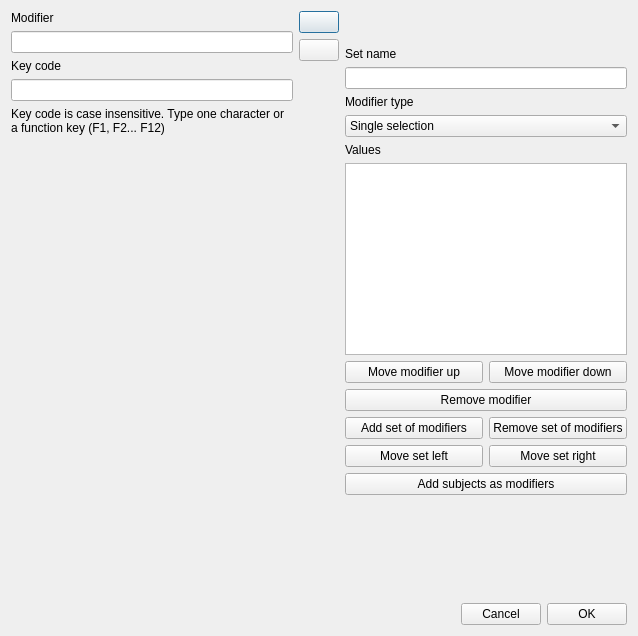
<?xml version="1.0" encoding="UTF-8"?>
<ui version="4.0">
 <class>Dialog</class>
 <widget class="QDialog" name="Dialog">
  <property name="geometry">
   <rect>
    <x>0</x>
    <y>0</y>
    <width>638</width>
    <height>636</height>
   </rect>
  </property>
  <property name="windowTitle">
   <string>Set modifiers</string>
  </property>
  <layout class="QVBoxLayout" name="verticalLayout_5">
   <item>
    <layout class="QVBoxLayout" name="verticalLayout_4">
     <item>
      <layout class="QHBoxLayout" name="horizontalLayout_5">
       <item>
        <layout class="QVBoxLayout" name="verticalLayout_2">
         <item>
          <widget class="QLabel" name="lbModifier">
           <property name="text">
            <string>Modifier</string>
           </property>
          </widget>
         </item>
         <item>
          <widget class="QLineEdit" name="leModifier"/>
         </item>
         <item>
          <widget class="QLabel" name="lbCode">
           <property name="text">
            <string>Key code</string>
           </property>
          </widget>
         </item>
         <item>
          <widget class="QLineEdit" name="leCode"/>
         </item>
         <item>
          <widget class="QLabel" name="lbCodeHelp">
           <property name="text">
            <string>Key code is case insensitive. Type one character or a function key (F1, F2... F12)</string>
           </property>
           <property name="wordWrap">
            <bool>true</bool>
           </property>
          </widget>
         </item>
         <item>
          <spacer name="verticalSpacer">
           <property name="orientation">
            <enum>Qt::Vertical</enum>
           </property>
           <property name="sizeHint" stdset="0">
            <size>
             <width>20</width>
             <height>40</height>
            </size>
           </property>
          </spacer>
         </item>
        </layout>
       </item>
       <item>
        <layout class="QVBoxLayout" name="verticalLayout_3">
         <item>
          <widget class="QPushButton" name="pbAddModifier">
           <property name="text">
            <string/>
           </property>
          </widget>
         </item>
         <item>
          <widget class="QPushButton" name="pbModifyModifier">
           <property name="text">
            <string/>
           </property>
          </widget>
         </item>
         <item>
          <spacer name="verticalSpacer_2">
           <property name="orientation">
            <enum>Qt::Vertical</enum>
           </property>
           <property name="sizeHint" stdset="0">
            <size>
             <width>20</width>
             <height>40</height>
            </size>
           </property>
          </spacer>
         </item>
        </layout>
       </item>
       <item>
        <layout class="QVBoxLayout" name="verticalLayout">
         <item>
          <widget class="QTabWidget" name="tabWidgetModifiersSets">
           <property name="maximumSize">
            <size>
             <width>16777215</width>
             <height>30</height>
            </size>
           </property>
           <property name="tabPosition">
            <enum>QTabWidget::North</enum>
           </property>
           <property name="tabShape">
            <enum>QTabWidget::Rounded</enum>
           </property>
           <property name="currentIndex">
            <number>-1</number>
           </property>
           <property name="elideMode">
            <enum>Qt::ElideNone</enum>
           </property>
           <property name="documentMode">
            <bool>true</bool>
           </property>
          </widget>
         </item>
         <item>
          <widget class="QLabel" name="lbSetName">
           <property name="text">
            <string>Set name</string>
           </property>
          </widget>
         </item>
         <item>
          <widget class="QLineEdit" name="leSetName"/>
         </item>
         <item>
          <widget class="QLabel" name="lbType">
           <property name="text">
            <string>Modifier type</string>
           </property>
          </widget>
         </item>
         <item>
          <widget class="QComboBox" name="cbType">
           <item>
            <property name="text">
             <string>Single selection</string>
            </property>
           </item>
           <item>
            <property name="text">
             <string>Multiple selection</string>
            </property>
           </item>
           <item>
            <property name="text">
             <string>Numeric</string>
            </property>
           </item>
          </widget>
         </item>
         <item>
          <widget class="QLabel" name="lbValues">
           <property name="text">
            <string>Values</string>
           </property>
          </widget>
         </item>
         <item>
          <widget class="QListWidget" name="lwModifiers"/>
         </item>
         <item>
          <layout class="QHBoxLayout" name="horizontalLayout">
           <item>
            <widget class="QPushButton" name="pbMoveUp">
             <property name="text">
              <string>Move modifier up</string>
             </property>
            </widget>
           </item>
           <item>
            <widget class="QPushButton" name="pbMoveDown">
             <property name="text">
              <string>Move modifier down</string>
             </property>
            </widget>
           </item>
          </layout>
         </item>
         <item>
          <widget class="QPushButton" name="pbRemoveModifier">
           <property name="text">
            <string>Remove modifier</string>
           </property>
          </widget>
         </item>
         <item>
          <layout class="QHBoxLayout" name="horizontalLayout_3">
           <item>
            <widget class="QPushButton" name="pbAddSet">
             <property name="text">
              <string>Add set of modifiers</string>
             </property>
            </widget>
           </item>
           <item>
            <widget class="QPushButton" name="pbRemoveSet">
             <property name="text">
              <string>Remove set of modifiers</string>
             </property>
            </widget>
           </item>
          </layout>
         </item>
         <item>
          <layout class="QHBoxLayout" name="horizontalLayout_4">
           <item>
            <widget class="QPushButton" name="pbMoveSetLeft">
             <property name="text">
              <string>Move set left</string>
             </property>
            </widget>
           </item>
           <item>
            <widget class="QPushButton" name="pbMoveSetRight">
             <property name="text">
              <string>Move set right</string>
             </property>
            </widget>
           </item>
          </layout>
         </item>
         <item>
          <widget class="QPushButton" name="pb_add_subjects">
           <property name="text">
            <string>Add subjects as modifiers</string>
           </property>
          </widget>
         </item>
         <item>
          <spacer name="verticalSpacer_3">
           <property name="orientation">
            <enum>Qt::Vertical</enum>
           </property>
           <property name="sizeHint" stdset="0">
            <size>
             <width>20</width>
             <height>40</height>
            </size>
           </property>
          </spacer>
         </item>
        </layout>
       </item>
      </layout>
     </item>
     <item>
      <layout class="QHBoxLayout" name="horizontalLayout_2">
       <item>
        <spacer name="horizontalSpacer">
         <property name="orientation">
          <enum>Qt::Horizontal</enum>
         </property>
         <property name="sizeHint" stdset="0">
          <size>
           <width>40</width>
           <height>20</height>
          </size>
         </property>
        </spacer>
       </item>
       <item>
        <widget class="QPushButton" name="pbCancel">
         <property name="text">
          <string>Cancel</string>
         </property>
        </widget>
       </item>
       <item>
        <widget class="QPushButton" name="pbOK">
         <property name="text">
          <string>OK</string>
         </property>
        </widget>
       </item>
      </layout>
     </item>
    </layout>
   </item>
  </layout>
 </widget>
 <resources/>
 <connections/>
</ui>
